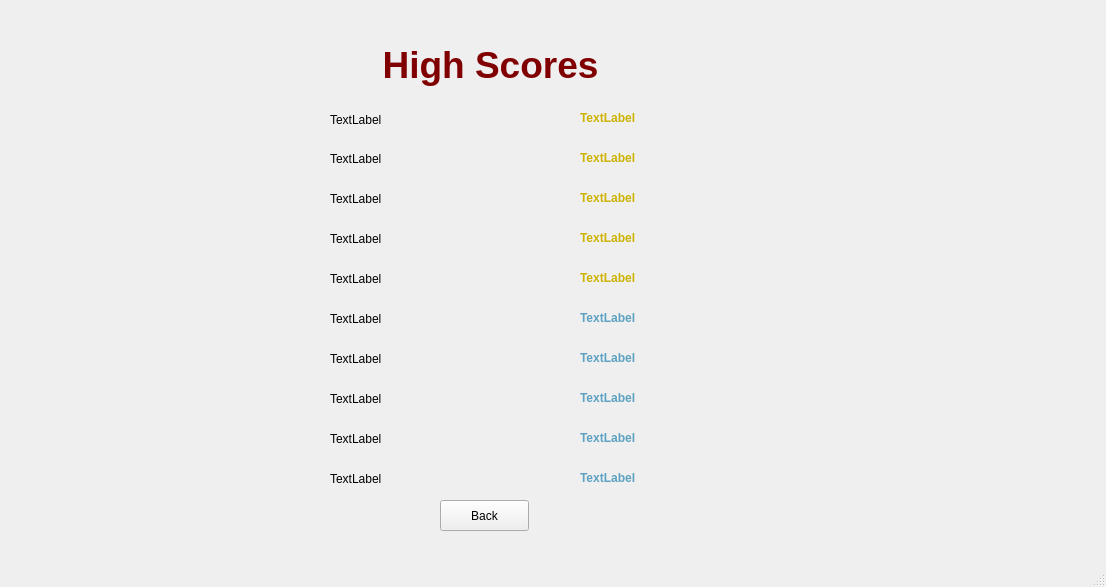
<?xml version="1.0" encoding="UTF-8"?>
<ui version="4.0">
 <class>scores</class>
 <widget class="QMainWindow" name="scores">
  <property name="geometry">
   <rect>
    <x>0</x>
    <y>0</y>
    <width>1106</width>
    <height>587</height>
   </rect>
  </property>
  <property name="windowTitle">
   <string>MainWindow</string>
  </property>
  <widget class="QWidget" name="centralwidget">
   <widget class="QLabel" name="score8">
    <property name="geometry">
     <rect>
      <x>580</x>
      <y>430</y>
      <width>141</width>
      <height>17</height>
     </rect>
    </property>
    <property name="font">
     <font>
      <weight>75</weight>
      <bold>true</bold>
     </font>
    </property>
    <property name="styleSheet">
     <string notr="true">color: rgb(92, 161, 193);</string>
    </property>
    <property name="text">
     <string>&lt;html&gt;&lt;head/&gt;&lt;body&gt;&lt;p&gt;&lt;span style=&quot; font-weight:600;&quot;&gt;TextLabel&lt;/span&gt;&lt;/p&gt;&lt;/body&gt;&lt;/html&gt;</string>
    </property>
   </widget>
   <widget class="QLabel" name="score0">
    <property name="geometry">
     <rect>
      <x>580</x>
      <y>110</y>
      <width>141</width>
      <height>17</height>
     </rect>
    </property>
    <property name="font">
     <font>
      <weight>75</weight>
      <bold>true</bold>
     </font>
    </property>
    <property name="styleSheet">
     <string notr="true">color: rgb(205, 178, 0)</string>
    </property>
    <property name="text">
     <string>&lt;html&gt;&lt;head/&gt;&lt;body&gt;&lt;p&gt;TextLabel&lt;/p&gt;&lt;/body&gt;&lt;/html&gt;</string>
    </property>
    <property name="textFormat">
     <enum>Qt::AutoText</enum>
    </property>
   </widget>
   <widget class="QLabel" name="score2">
    <property name="geometry">
     <rect>
      <x>580</x>
      <y>190</y>
      <width>141</width>
      <height>17</height>
     </rect>
    </property>
    <property name="font">
     <font>
      <weight>75</weight>
      <bold>true</bold>
     </font>
    </property>
    <property name="styleSheet">
     <string notr="true">color: rgb(205, 178, 0)</string>
    </property>
    <property name="text">
     <string>&lt;html&gt;&lt;head/&gt;&lt;body&gt;&lt;p&gt;&lt;span style=&quot; font-weight:600;&quot;&gt;TextLabel&lt;/span&gt;&lt;/p&gt;&lt;/body&gt;&lt;/html&gt;</string>
    </property>
   </widget>
   <widget class="QLabel" name="user4">
    <property name="geometry">
     <rect>
      <x>330</x>
      <y>270</y>
      <width>211</width>
      <height>17</height>
     </rect>
    </property>
    <property name="styleSheet">
     <string notr="true"/>
    </property>
    <property name="text">
     <string>TextLabel</string>
    </property>
   </widget>
   <widget class="QLabel" name="score4">
    <property name="geometry">
     <rect>
      <x>580</x>
      <y>270</y>
      <width>141</width>
      <height>17</height>
     </rect>
    </property>
    <property name="font">
     <font>
      <weight>75</weight>
      <bold>true</bold>
     </font>
    </property>
    <property name="styleSheet">
     <string notr="true">color: rgb(205, 178, 0)</string>
    </property>
    <property name="text">
     <string>&lt;html&gt;&lt;head/&gt;&lt;body&gt;&lt;p&gt;&lt;span style=&quot; font-weight:600;&quot;&gt;TextLabel&lt;/span&gt;&lt;/p&gt;&lt;/body&gt;&lt;/html&gt;</string>
    </property>
   </widget>
   <widget class="QLabel" name="highscore">
    <property name="geometry">
     <rect>
      <x>320</x>
      <y>10</y>
      <width>341</width>
      <height>111</height>
     </rect>
    </property>
    <property name="text">
     <string>&lt;html&gt;&lt;head/&gt;&lt;body&gt;&lt;p align=&quot;center&quot;&gt;&lt;span style=&quot; font-size:28pt; font-weight:600; color:#800002;&quot;&gt;High Scores&lt;/span&gt;&lt;/p&gt;&lt;/body&gt;&lt;/html&gt;</string>
    </property>
   </widget>
   <widget class="QLabel" name="user9">
    <property name="geometry">
     <rect>
      <x>330</x>
      <y>470</y>
      <width>201</width>
      <height>17</height>
     </rect>
    </property>
    <property name="styleSheet">
     <string notr="true"/>
    </property>
    <property name="text">
     <string>TextLabel</string>
    </property>
   </widget>
   <widget class="QLabel" name="user5">
    <property name="geometry">
     <rect>
      <x>330</x>
      <y>310</y>
      <width>221</width>
      <height>17</height>
     </rect>
    </property>
    <property name="styleSheet">
     <string notr="true"/>
    </property>
    <property name="text">
     <string>TextLabel</string>
    </property>
   </widget>
   <widget class="QLabel" name="score9">
    <property name="geometry">
     <rect>
      <x>580</x>
      <y>470</y>
      <width>141</width>
      <height>17</height>
     </rect>
    </property>
    <property name="font">
     <font>
      <weight>75</weight>
      <bold>true</bold>
     </font>
    </property>
    <property name="styleSheet">
     <string notr="true">color: rgb(92, 161, 193);</string>
    </property>
    <property name="text">
     <string>&lt;html&gt;&lt;head/&gt;&lt;body&gt;&lt;p&gt;&lt;span style=&quot; font-weight:600;&quot;&gt;TextLabel&lt;/span&gt;&lt;/p&gt;&lt;/body&gt;&lt;/html&gt;</string>
    </property>
   </widget>
   <widget class="QLabel" name="user8">
    <property name="geometry">
     <rect>
      <x>330</x>
      <y>430</y>
      <width>211</width>
      <height>17</height>
     </rect>
    </property>
    <property name="styleSheet">
     <string notr="true"/>
    </property>
    <property name="text">
     <string>TextLabel</string>
    </property>
   </widget>
   <widget class="QLabel" name="score1">
    <property name="geometry">
     <rect>
      <x>580</x>
      <y>150</y>
      <width>141</width>
      <height>17</height>
     </rect>
    </property>
    <property name="font">
     <font>
      <weight>75</weight>
      <bold>true</bold>
     </font>
    </property>
    <property name="styleSheet">
     <string notr="true">color: rgb(205, 178, 0)</string>
    </property>
    <property name="text">
     <string>&lt;html&gt;&lt;head/&gt;&lt;body&gt;&lt;p&gt;&lt;span style=&quot; font-weight:600;&quot;&gt;TextLabel&lt;/span&gt;&lt;/p&gt;&lt;/body&gt;&lt;/html&gt;</string>
    </property>
   </widget>
   <widget class="QLabel" name="user3">
    <property name="geometry">
     <rect>
      <x>330</x>
      <y>230</y>
      <width>201</width>
      <height>17</height>
     </rect>
    </property>
    <property name="styleSheet">
     <string notr="true"/>
    </property>
    <property name="text">
     <string>TextLabel</string>
    </property>
   </widget>
   <widget class="QLabel" name="user1">
    <property name="geometry">
     <rect>
      <x>330</x>
      <y>150</y>
      <width>181</width>
      <height>17</height>
     </rect>
    </property>
    <property name="styleSheet">
     <string notr="true">

</string>
    </property>
    <property name="text">
     <string>TextLabel</string>
    </property>
   </widget>
   <widget class="QLabel" name="user2">
    <property name="geometry">
     <rect>
      <x>330</x>
      <y>190</y>
      <width>191</width>
      <height>17</height>
     </rect>
    </property>
    <property name="styleSheet">
     <string notr="true"/>
    </property>
    <property name="text">
     <string>TextLabel</string>
    </property>
   </widget>
   <widget class="QLabel" name="score7">
    <property name="geometry">
     <rect>
      <x>580</x>
      <y>390</y>
      <width>141</width>
      <height>17</height>
     </rect>
    </property>
    <property name="font">
     <font>
      <weight>75</weight>
      <bold>true</bold>
     </font>
    </property>
    <property name="styleSheet">
     <string notr="true">color: rgb(92, 161, 193);</string>
    </property>
    <property name="text">
     <string>&lt;html&gt;&lt;head/&gt;&lt;body&gt;&lt;p&gt;&lt;span style=&quot; font-weight:600;&quot;&gt;TextLabel&lt;/span&gt;&lt;/p&gt;&lt;/body&gt;&lt;/html&gt;</string>
    </property>
   </widget>
   <widget class="QLabel" name="score5">
    <property name="geometry">
     <rect>
      <x>580</x>
      <y>310</y>
      <width>141</width>
      <height>17</height>
     </rect>
    </property>
    <property name="font">
     <font>
      <weight>75</weight>
      <bold>true</bold>
     </font>
    </property>
    <property name="styleSheet">
     <string notr="true">color: rgb(92, 161, 193);</string>
    </property>
    <property name="text">
     <string>&lt;html&gt;&lt;head/&gt;&lt;body&gt;&lt;p&gt;&lt;span style=&quot; font-weight:600;&quot;&gt;TextLabel&lt;/span&gt;&lt;/p&gt;&lt;/body&gt;&lt;/html&gt;</string>
    </property>
   </widget>
   <widget class="QLabel" name="score6">
    <property name="geometry">
     <rect>
      <x>580</x>
      <y>350</y>
      <width>141</width>
      <height>17</height>
     </rect>
    </property>
    <property name="font">
     <font>
      <weight>75</weight>
      <bold>true</bold>
     </font>
    </property>
    <property name="styleSheet">
     <string notr="true">color: rgb(92, 161, 193);</string>
    </property>
    <property name="text">
     <string>&lt;html&gt;&lt;head/&gt;&lt;body&gt;&lt;p&gt;&lt;span style=&quot; font-weight:600;&quot;&gt;TextLabel&lt;/span&gt;&lt;/p&gt;&lt;/body&gt;&lt;/html&gt;</string>
    </property>
   </widget>
   <widget class="QLabel" name="user6">
    <property name="geometry">
     <rect>
      <x>330</x>
      <y>350</y>
      <width>191</width>
      <height>17</height>
     </rect>
    </property>
    <property name="styleSheet">
     <string notr="true"/>
    </property>
    <property name="text">
     <string>TextLabel</string>
    </property>
   </widget>
   <widget class="QLabel" name="user7">
    <property name="geometry">
     <rect>
      <x>330</x>
      <y>390</y>
      <width>201</width>
      <height>17</height>
     </rect>
    </property>
    <property name="styleSheet">
     <string notr="true"/>
    </property>
    <property name="text">
     <string>TextLabel</string>
    </property>
   </widget>
   <widget class="QLabel" name="score3">
    <property name="geometry">
     <rect>
      <x>580</x>
      <y>230</y>
      <width>141</width>
      <height>17</height>
     </rect>
    </property>
    <property name="font">
     <font>
      <weight>75</weight>
      <bold>true</bold>
     </font>
    </property>
    <property name="styleSheet">
     <string notr="true">color: rgb(205, 178, 0)</string>
    </property>
    <property name="text">
     <string>&lt;html&gt;&lt;head/&gt;&lt;body&gt;&lt;p&gt;&lt;span style=&quot; font-weight:600;&quot;&gt;TextLabel&lt;/span&gt;&lt;/p&gt;&lt;/body&gt;&lt;/html&gt;</string>
    </property>
   </widget>
   <widget class="QLabel" name="user0">
    <property name="geometry">
     <rect>
      <x>330</x>
      <y>110</y>
      <width>171</width>
      <height>20</height>
     </rect>
    </property>
    <property name="styleSheet">
     <string notr="true">
</string>
    </property>
    <property name="text">
     <string>TextLabel</string>
    </property>
   </widget>
   <widget class="QPushButton" name="goback">
    <property name="geometry">
     <rect>
      <x>440</x>
      <y>500</y>
      <width>89</width>
      <height>31</height>
     </rect>
    </property>
    <property name="text">
     <string>Back</string>
    </property>
   </widget>
   <zorder>highscore</zorder>
   <zorder>score8</zorder>
   <zorder>score0</zorder>
   <zorder>score2</zorder>
   <zorder>user4</zorder>
   <zorder>score4</zorder>
   <zorder>user9</zorder>
   <zorder>user5</zorder>
   <zorder>score9</zorder>
   <zorder>user8</zorder>
   <zorder>score1</zorder>
   <zorder>user3</zorder>
   <zorder>user1</zorder>
   <zorder>user2</zorder>
   <zorder>score7</zorder>
   <zorder>score5</zorder>
   <zorder>score6</zorder>
   <zorder>user6</zorder>
   <zorder>user7</zorder>
   <zorder>score3</zorder>
   <zorder>user0</zorder>
   <zorder>goback</zorder>
  </widget>
  <widget class="QMenuBar" name="menubar">
   <property name="geometry">
    <rect>
     <x>0</x>
     <y>0</y>
     <width>1106</width>
     <height>22</height>
    </rect>
   </property>
  </widget>
  <widget class="QStatusBar" name="statusbar"/>
 </widget>
 <resources/>
 <connections/>
</ui>
